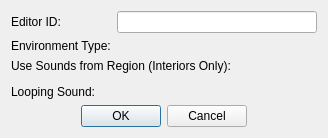
<?xml version="1.0" encoding="UTF-8"?>
<ui version="4.0">
 <class>FormDialogAcousticSpace</class>
 <widget class="QDialog" name="FormDialogAcousticSpace">
  <property name="windowTitle">
   <string>Acoustic Space</string>
  </property>
  <layout class="QVBoxLayout" name="verticalLayout">
   <item>
    <layout class="QGridLayout" name="gridLayout">
     <item row="1" column="0">
      <widget class="QLabel" name="label_2">
       <property name="text">
        <string>Environment Type:</string>
       </property>
       <property name="buddy">
        <cstring>envType</cstring>
       </property>
      </widget>
     </item>
     <item row="0" column="0">
      <widget class="QLabel" name="label">
       <property name="text">
        <string>Editor ID:</string>
       </property>
       <property name="buddy">
        <cstring>editorID</cstring>
       </property>
      </widget>
     </item>
     <item row="4" column="0">
      <widget class="QLabel" name="label_4">
       <property name="text">
        <string>Looping Sound:</string>
       </property>
       <property name="buddy">
        <cstring>loopSound</cstring>
       </property>
      </widget>
     </item>
     <item row="2" column="0" colspan="2">
      <widget class="QLabel" name="label_3">
       <property name="text">
        <string>Use Sounds from Region (Interiors Only):</string>
       </property>
       <property name="buddy">
        <cstring>region</cstring>
       </property>
      </widget>
     </item>
     <item row="4" column="1">
      <widget class="DKFormPicker" name="loopSound"/>
     </item>
     <item row="0" column="1">
      <widget class="QLineEdit" name="editorID"/>
     </item>
     <item row="1" column="1">
      <widget class="DKFormPicker" name="envType">
       <property name="minimumSize">
        <size>
         <width>200</width>
         <height>0</height>
        </size>
       </property>
      </widget>
     </item>
     <item row="3" column="1">
      <widget class="DKFormPicker" name="region"/>
     </item>
    </layout>
   </item>
   <item>
    <layout class="QHBoxLayout" name="horizontalLayout">
     <item>
      <spacer name="horizontalSpacer">
       <property name="orientation">
        <enum>Qt::Horizontal</enum>
       </property>
       <property name="sizeHint" stdset="0">
        <size>
         <width>40</width>
         <height>20</height>
        </size>
       </property>
      </spacer>
     </item>
     <item>
      <widget class="QPushButton" name="buttonOK">
       <property name="text">
        <string>OK</string>
       </property>
      </widget>
     </item>
     <item>
      <widget class="QPushButton" name="buttonCancel">
       <property name="text">
        <string>Cancel</string>
       </property>
      </widget>
     </item>
     <item>
      <spacer name="horizontalSpacer_2">
       <property name="orientation">
        <enum>Qt::Horizontal</enum>
       </property>
       <property name="sizeHint" stdset="0">
        <size>
         <width>40</width>
         <height>20</height>
        </size>
       </property>
      </spacer>
     </item>
    </layout>
   </item>
  </layout>
 </widget>
 <customwidgets>
  <customwidget>
   <class>DKFormPicker</class>
   <extends>QWidget</extends>
   <header>widgets/DKFormPicker.h</header>
  </customwidget>
 </customwidgets>
 <resources/>
 <connections/>
</ui>
